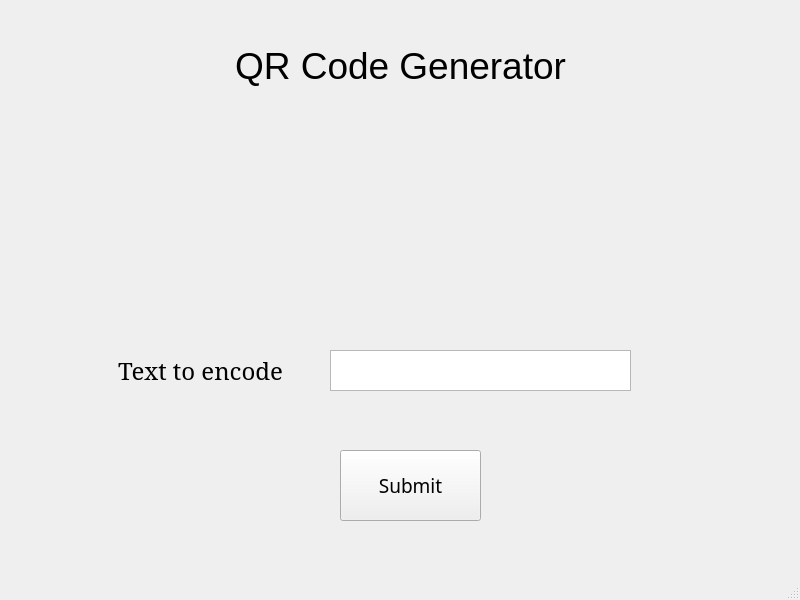
<?xml version="1.0" encoding="UTF-8"?>
<ui version="4.0">
 <class>MainWindow</class>
 <widget class="QMainWindow" name="MainWindow">
  <property name="geometry">
   <rect>
    <x>0</x>
    <y>0</y>
    <width>800</width>
    <height>600</height>
   </rect>
  </property>
  <property name="minimumSize">
   <size>
    <width>800</width>
    <height>600</height>
   </size>
  </property>
  <property name="maximumSize">
   <size>
    <width>800</width>
    <height>600</height>
   </size>
  </property>
  <property name="windowTitle">
   <string>QR Code Generator</string>
  </property>
  <property name="windowIcon">
   <iconset>
    <normaloff>../pics/qr-code.png</normaloff>../pics/qr-code.png</iconset>
  </property>
  <widget class="QWidget" name="centralwidget">
   <widget class="QLabel" name="ui_title">
    <property name="geometry">
     <rect>
      <x>210</x>
      <y>40</y>
      <width>381</width>
      <height>51</height>
     </rect>
    </property>
    <property name="font">
     <font>
      <family>Segoe UI</family>
      <pointsize>28</pointsize>
      <weight>50</weight>
      <italic>false</italic>
      <bold>false</bold>
     </font>
    </property>
    <property name="mouseTracking">
     <bool>false</bool>
    </property>
    <property name="frameShape">
     <enum>QFrame::NoFrame</enum>
    </property>
    <property name="frameShadow">
     <enum>QFrame::Plain</enum>
    </property>
    <property name="lineWidth">
     <number>1</number>
    </property>
    <property name="text">
     <string>QR Code Generator</string>
    </property>
    <property name="alignment">
     <set>Qt::AlignCenter</set>
    </property>
   </widget>
   <widget class="QLabel" name="qr_label">
    <property name="geometry">
     <rect>
      <x>320</x>
      <y>125</y>
      <width>161</width>
      <height>161</height>
     </rect>
    </property>
    <property name="sizePolicy">
     <sizepolicy hsizetype="Preferred" vsizetype="Preferred">
      <horstretch>0</horstretch>
      <verstretch>0</verstretch>
     </sizepolicy>
    </property>
    <property name="minimumSize">
     <size>
      <width>0</width>
      <height>0</height>
     </size>
    </property>
    <property name="maximumSize">
     <size>
      <width>1000</width>
      <height>1000</height>
     </size>
    </property>
    <property name="text">
     <string/>
    </property>
    <property name="pixmap">
     <pixmap>../pics/qr-code.png</pixmap>
    </property>
    <property name="scaledContents">
     <bool>true</bool>
    </property>
    <property name="alignment">
     <set>Qt::AlignCenter</set>
    </property>
    <property name="wordWrap">
     <bool>false</bool>
    </property>
    <property name="openExternalLinks">
     <bool>false</bool>
    </property>
   </widget>
   <widget class="QLabel" name="qrText_label">
    <property name="geometry">
     <rect>
      <x>100</x>
      <y>340</y>
      <width>201</width>
      <height>61</height>
     </rect>
    </property>
    <property name="font">
     <font>
      <family>SimSun</family>
      <pointsize>18</pointsize>
      <weight>50</weight>
      <italic>false</italic>
      <bold>false</bold>
     </font>
    </property>
    <property name="mouseTracking">
     <bool>false</bool>
    </property>
    <property name="frameShape">
     <enum>QFrame::NoFrame</enum>
    </property>
    <property name="frameShadow">
     <enum>QFrame::Plain</enum>
    </property>
    <property name="lineWidth">
     <number>1</number>
    </property>
    <property name="text">
     <string>Text to encode</string>
    </property>
    <property name="alignment">
     <set>Qt::AlignCenter</set>
    </property>
   </widget>
   <widget class="QTextEdit" name="qr_textEdit">
    <property name="geometry">
     <rect>
      <x>330</x>
      <y>350</y>
      <width>301</width>
      <height>41</height>
     </rect>
    </property>
    <property name="font">
     <font>
      <family>Segoe UI Historic</family>
      <pointsize>14</pointsize>
      <weight>50</weight>
      <bold>false</bold>
     </font>
    </property>
    <property name="verticalScrollBarPolicy">
     <enum>Qt::ScrollBarAlwaysOff</enum>
    </property>
    <property name="horizontalScrollBarPolicy">
     <enum>Qt::ScrollBarAlwaysOff</enum>
    </property>
    <property name="lineWrapMode">
     <enum>QTextEdit::NoWrap</enum>
    </property>
    <property name="cursorWidth">
     <number>1</number>
    </property>
   </widget>
   <widget class="QPushButton" name="submit_button">
    <property name="geometry">
     <rect>
      <x>340</x>
      <y>450</y>
      <width>141</width>
      <height>71</height>
     </rect>
    </property>
    <property name="font">
     <font>
      <family>Segoe Print</family>
      <pointsize>14</pointsize>
     </font>
    </property>
    <property name="text">
     <string>Submit</string>
    </property>
   </widget>
  </widget>
  <widget class="QStatusBar" name="statusbar"/>
 </widget>
 <resources/>
 <connections/>
</ui>
